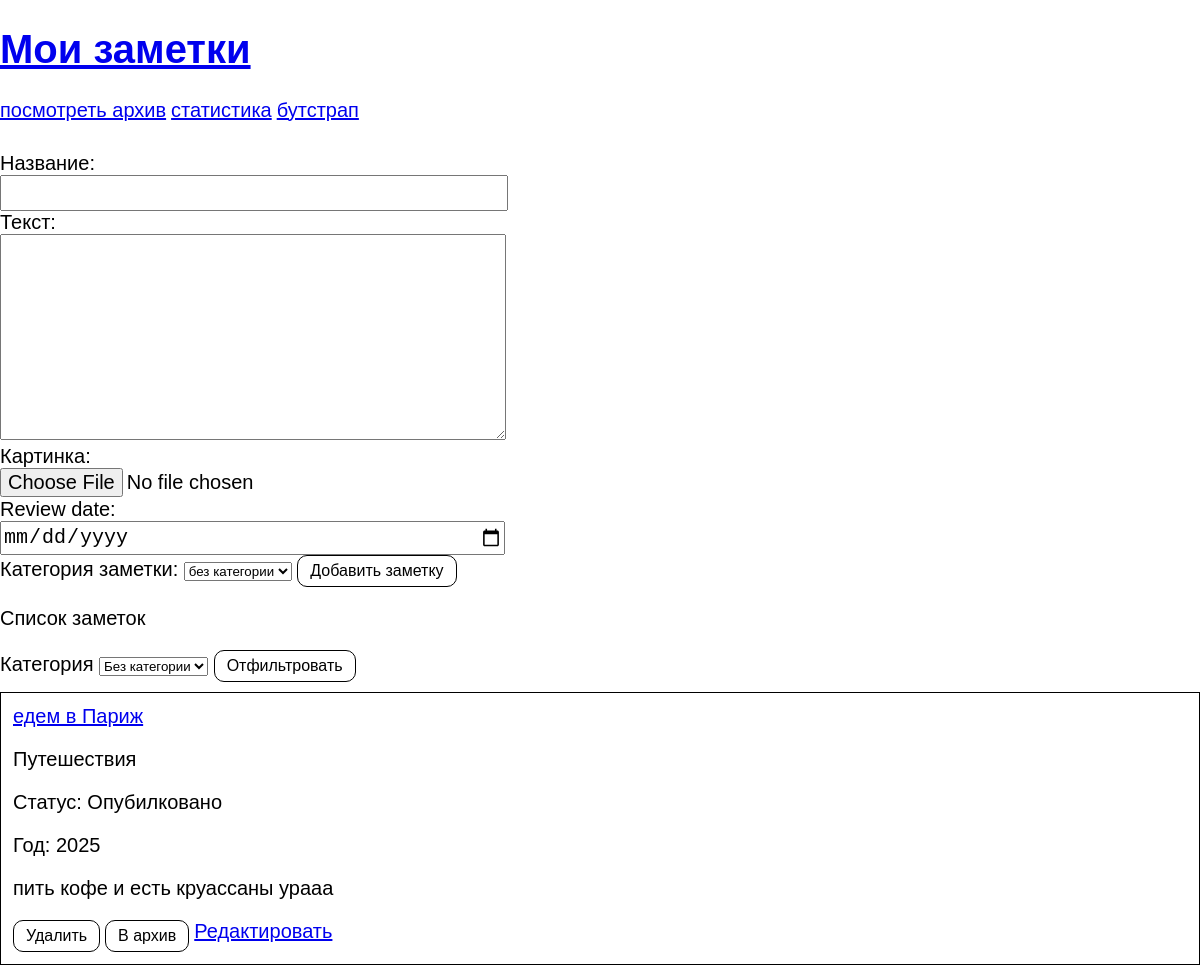
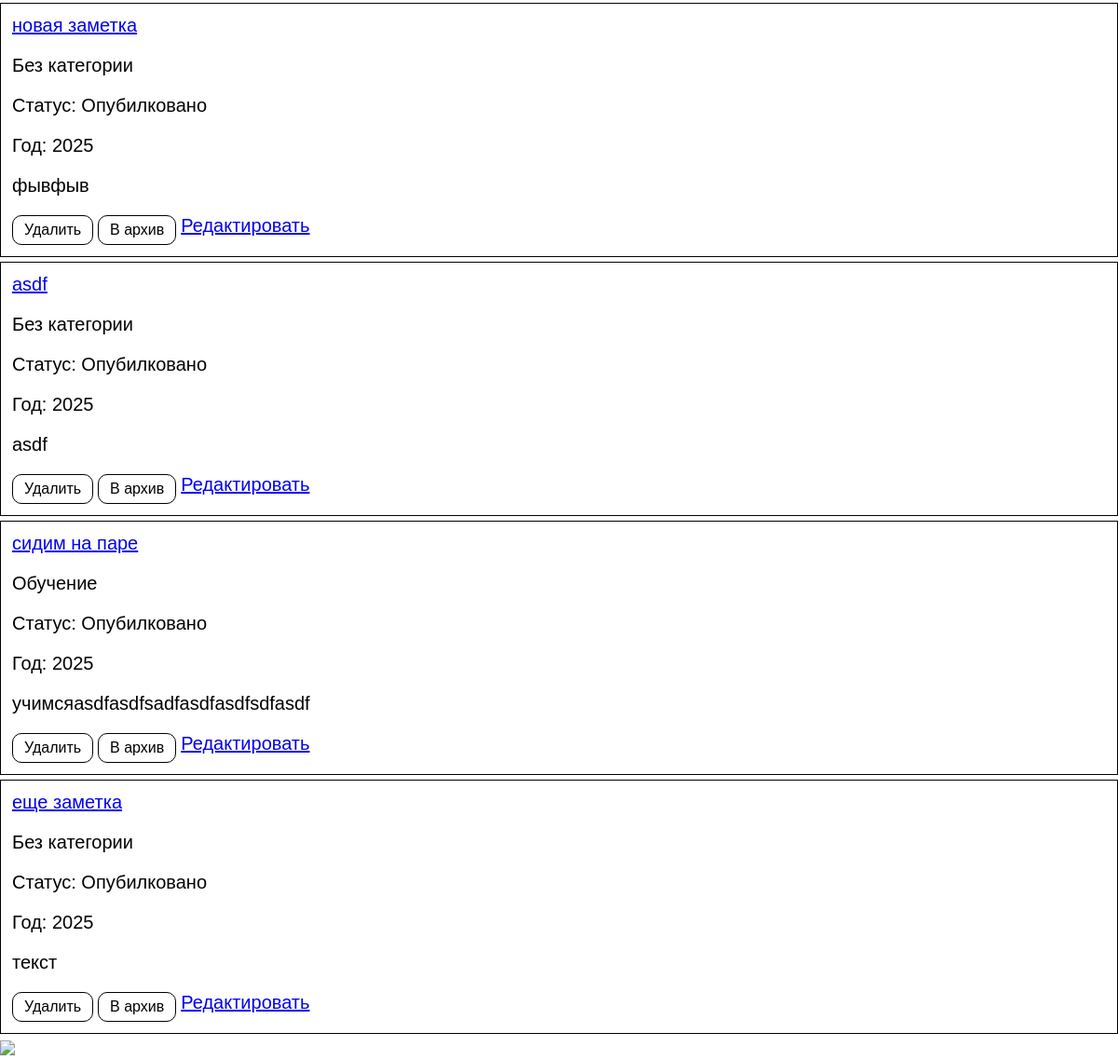
The page / on the database its author committed (2 pictures, top to bottom).
### core/models.py (models this page shows, shortened)
class NoteCategory(models.Model):
    title = models.CharField(max_length=255, verbose_name='название')
    def __str__(self):
        return self.title
    class Meta:
        verbose_name = 'Категория заметки'
        verbose_name_plural = 'Категории заметок'

class Note(models.Model):
    ARCHIVE = 'archive'
    PUBLIC = 'public'
    STATUS_CHOICES = [
        (ARCHIVE, 'В архиве'),
        (PUBLIC, 'Опубилковано')
    ]
    title = models.CharField(max_length=255, verbose_name='название')
    text = models.TextField(verbose_name='текст')
    created_at = models.DateTimeField(auto_now=True, verbose_name='дата создания')
    image = models.FileField(verbose_name='картинка', null=True, blank=True)
    review_date = models.DateField(verbose_name='дата пересмотра', null=True, blank=True)
    category = models.ForeignKey(
        NoteCategory,
        null=True,
        blank=True,
        on_delete=models.SET_NULL,
        verbose_name='категория заметки'
    )
    status = models.CharField(max_length=255, choices=STATUS_CHOICES, default=PUBLIC)
    class Meta:
        verbose_name = 'Заметка'
        verbose_name_plural = 'Заметки'

### core/views.py (the view)
# urls.py: path('', main),
def main(request):
    note_form = AddNoteModelForm()
    if request.method == 'POST':
        note_form = AddNoteModelForm(request.POST, request.FILES)
        if note_form.is_valid():
            note_form.save()
            return redirect('/')
    notes = Note.objects.filter(status=Note.PUBLIC).order_by('-created_at')
    category_id = request.GET.get('category')
    if category_id:
        notes = notes.filter(category_id=category_id)
        category_id = int(category_id)
    categories = NoteCategory.objects.all()
    context = {'notes': notes,
               'categories': categories,
               'selected_category_id': category_id,
               'note_form': note_form
               }
    return render(request, 'main.html', context)

### core/forms.py
class AddNoteModelForm(forms.ModelForm):
    review_date = forms.DateField(
        widget=forms.DateInput(attrs={'type': 'date'})
    )
    class Meta:
        model = Note
        exclude = ['status']
    def __init__(self, *args, **kwargs):
        super().__init__(*args, **kwargs)
        self.fields['category'].empty_label = 'без категории'

### templates/main.html (shortened to what this page needs)
{% extends 'base.html' %}
{% block content %}
<div class="add-form">
    <form method="post" enctype="multipart/form-data">
        {{ note_form }}
        <button>Добавить заметку</button>
    </form>
</div>
<div class="notes">
    <p>Cписок заметок</p>
    <form style="margin-bottom:10px">
        <label>Категория</label>
        <select name="category">
            <option value=""  {% if not selected_category_id %} selected {% endif %}>Без категории</option>
        </select>
        <button>Отфильтровать</button>
    </form>
    {% for note in notes %}
    <div class="note">
        <a href="/notes/{{ note.id }}">{{ note.title }}</a>
        <p>{% if note.category %} {{ note.category.title}} {% else %} Без категории {% endif %}</p>
        <p>Cтатус: {{ note.get_status_display }}</p>
        <p>Год: {{ note.created_at|date:"Y"}}</p>
        <p>{{ note.text }}</p>
        <div class="note-buttons">
            <form action="notes/{{ note.id }}/delete" method="post">
                <button>Удалить</button>
            </form>
            <form action="notes/{{ note.id }}/archive" method="post">
                <button>В архив</button>
            </form>
            <a href="/notes/{{ note.id }}/edit">Редактировать</a>
            </div>
    </div>
    {% endfor %}
</div>
{% endblock %}

### static/css/mystyles.css (style rules this page uses)
body { max-width: 1200px; margin: auto; font-size: 20px; font-family: Arial; }
.note { border: 1px solid black; padding: 12px; margin-bottom: 5px; }
input, textarea { font-size: 20px }
.add-form input { height: 30px; width: 100%; }
.add-form textarea { width: 100%; height: 200px; }
.add-form label { margin-bottom:5px }
button { padding: 0.375rem 0.75rem; border-radius: 10px; background-color: white; border: 1px solid black; font-size: 1rem }
.add-form { width:500px }
.note-buttons { display: flex; gap: 5px; }

### rows shown on the page
Note: title "едем в Париж", category "Путешествия", status "Опубилковано", created_at "2025", text "пить кофе и есть круассаны урааа"
Note: title "новая заметка", shows "Без категории", status "Опубилковано", created_at "2025", text "фывфыв"
Note: title "asdf", shows "Без категории", status "Опубилковано", created_at "2025", text "asdf"
Note: title "сидим на паре", category "Обучение", status "Опубилковано", created_at "2025", text "учимсяasdfasdfsadfasdfasdfsdfasdf"
Note: title "еще заметка", shows "Без категории", status "Опубилковано", created_at "2025", text "текст"
